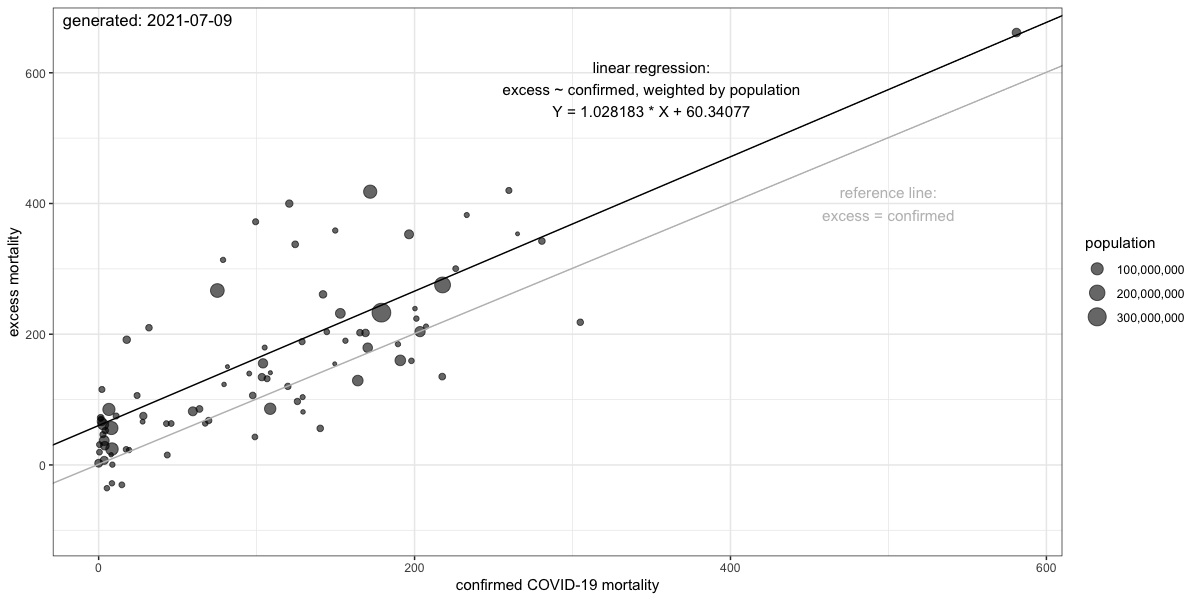

This chart was generated by the following R code:
# load required libraries
library("dplyr")
library("tidyr")
library("lubridate")
library("readxl")
library("grid")

#
# get excess mortality data --------------------------------------------
#

counts_wide <- read.csv("https://raw.githubusercontent.com/owid/covid-19-data/master/public/data/excess_mortality/excess_mortality.csv") # https://github.com/owid/covid-19-data/tree/master/public/data/

# drop unnecessary columns
counts_wide %>% select(!c(date, p_scores_all_ages:p_scores_85plus, deaths_2010_all_ages:deaths_2014_all_ages, deaths_2015_all_ages:deaths_2019_all_ages)) -> counts_wide

# wide to long
counts_long <- counts_wide %>% gather(period, deaths, deaths_2020_all_ages, deaths_2021_all_ages) %>% filter(!is.na(deaths))

# calculate start and end date
counts_long$year <- gsub("deaths_(\\d+)_all_ages","\\1", counts_long$period)

counts_long$data_start[counts_long$time_unit=="monthly"] <- as.Date(paste0(counts_long$year[counts_long$time_unit=="monthly"],"-",counts_long$time[counts_long$time_unit=="monthly"],"-1"))
counts_long$data_start[counts_long$time_unit=="weekly"] <- floor_date( as.Date( (counts_long$time[counts_long$time_unit=="weekly"]-1)*7+3, origin=paste0(counts_long$year[counts_long$time_unit=="weekly"],"-01-01")), unit="week", week_start=1)
counts_long$data_start <- as.Date(counts_long$data_start, origin = "1970-01-01")

counts_long$data_end[counts_long$time_unit=="monthly"] <- ceiling_date(counts_long$data_start[counts_long$time_unit=="monthly"], "month")-1
counts_long$data_end[counts_long$time_unit=="weekly"] <- counts_long$data_start[counts_long$time_unit=="weekly"] + 6
counts_long$data_end <- as.Date(counts_long$data_end, origin = "1970-01-01")

counts_long <- counts_long %>% select(!c(time,time_unit,period,year)) %>% relocate(c(data_start,data_end), .after=location)

# calculate excess mortality per row
counts_long$excess <- counts_long$deaths - counts_long$average_deaths_2015_2019_all_ages

# sum rows per country
excess <- counts_long %>% group_by(location) %>% summarise(excess=round(sum(excess)), data_start=min(data_start), data_end=max(data_end)) %>% relocate(excess, .after = last_col())

# cleanup
rm(counts_wide, counts_long)

#
# get population size (2020) --------------------------------------------
#

pop_file = tempfile()
download.file("https://api.worldbank.org/v2/en/indicator/SP.POP.TOTL?downloadformat=excel", pop_file)
pop <- read_excel(pop_file, skip = 2) %>% rename(population2020 = `2020`, name = "Country Name") %>% select(name, population2020)

# add population to df 'excess'
excess <- left_join(excess, pop, by=c("location"="name")) %>% relocate(population2020, .after=location)

excess$population2020[excess$location=="Czechia"] <- pop$population2020[pop$name=="Czech Republic"]
excess$population2020[excess$location=="Egypt"] <- pop$population2020[pop$name=="Egypt, Arab Rep."]
excess$population2020[excess$location=="Hong Kong"] <- pop$population2020[pop$name=="Hong Kong SAR, China"]
excess$population2020[excess$location=="Kyrgyzstan"] <- pop$population2020[pop$name=="Kyrgyz Republic"]
excess$population2020[excess$location=="Macao"] <- pop$population2020[pop$name=="Macao SAR, China"]
excess$population2020[excess$location=="Russia"] <- pop$population2020[pop$name=="Russian Federation"]
excess$population2020[excess$location=="Slovakia"] <- pop$population2020[pop$name=="Slovak Republic"]
excess$population2020[excess$location=="South Korea"] <- pop$population2020[pop$name=="Korea, Rep."]

excess$population2020[excess$location=="England & Wales"] <- 56286961 + 3152879
excess$population2020[excess$location=="French Guiana"] <- 294071
excess$population2020[excess$location=="Guadeloupe"] <- 395700
excess$population2020[excess$location=="Martinique"] <- 376480
excess$population2020[excess$location=="Mayotte"] <- 270372
excess$population2020[excess$location=="Northern Ireland"] <- 1885000
excess$population2020[excess$location=="Reunion"] <- 859959
excess$population2020[excess$location=="Scotland"] <- 5454000
excess$population2020[excess$location=="Taiwan"] <- 23570000
excess$population2020[excess$location=="Transnistria"] <- 469000

# check countries without population
excess$location[is.na(excess$population2020)]

# cleanup
rm(pop, pop_file)

#
# get covid deaths ----------------------------------------------------
#

deaths <- read.csv("https://raw.githubusercontent.com/owid/covid-19-data/master/public/data/jhu/total_deaths.csv") # https://github.com/owid/covid-19-data/blob/master/public/data/jhu/total_deaths.csv
deaths$date <- as.Date(deaths$date)

excess$confirmed <- NA
for(c in 1:nrow(excess)) {
  country <- make.names(excess[c,]$location)
  to <- excess[c,]$data_end
  official.deaths <- deaths[deaths$date==to,country]
  cat(paste(country, to, official.deaths, "\n", sep="\t"))
  if(length(official.deaths) > 0) excess$confirmed[c] <- official.deaths
}


# check countries without population
excess$location[is.na(excess$confirmed)]

# cleanup
rm(deaths, c, country, to, official.deaths)

#
# calculate data ------------------------------------------------
#

# prepare data to be displayed on Wikipedia
excess$excess100k = excess$excess / excess$population2020 * 100000
excess$confirmed100k = excess$confirmed / excess$population2020 * 100000

model <- lm(excess100k ~ confirmed100k, data = excess, weights=population2020)
summary(model)

#
# plot ---------------------------------------------------------
#

ggplot(excess, aes(confirmed100k, excess100k)) +
  geom_point(aes(size = population2020), alpha=0.6) +
  labs(size="population", x="confirmed COVID-19 mortality", y="excess mortality") +
  scale_size(labels=comma) +
  
  geom_abline(intercept = 1, color = "grey") +
  annotate("text", x = 500, y = 400, label = "reference line:\nexcess = confirmed", color = "grey") +
  
  geom_abline(slope = model$coefficients[['confirmed100k']], intercept = model$coefficients[['(Intercept)']]) +
  annotate("text", x = 350, y = 575, label = paste("linear regression:\nexcess ~ confirmed, weighted by population\nY =",format(model$coefficients[['confirmed100k']]),"* X +",format(model$coefficients[['(Intercept)']])), color = "black") +
  
  annotation_custom(grobTree(textGrob(paste("generated:",Sys.Date()), x=0.01,  y=0.99, hjust=0, vjust=1, gp=gpar(col="black", fontsize=12)))) +
  theme_bw()

#
# save ----------------------------------------------------------
#

ggsave("confirmedVsExcessMortality.png", width=1200, height=600, unit="px", dpi=100)
write.csv(excess, "confirmedVsExcessMortality.csv")
